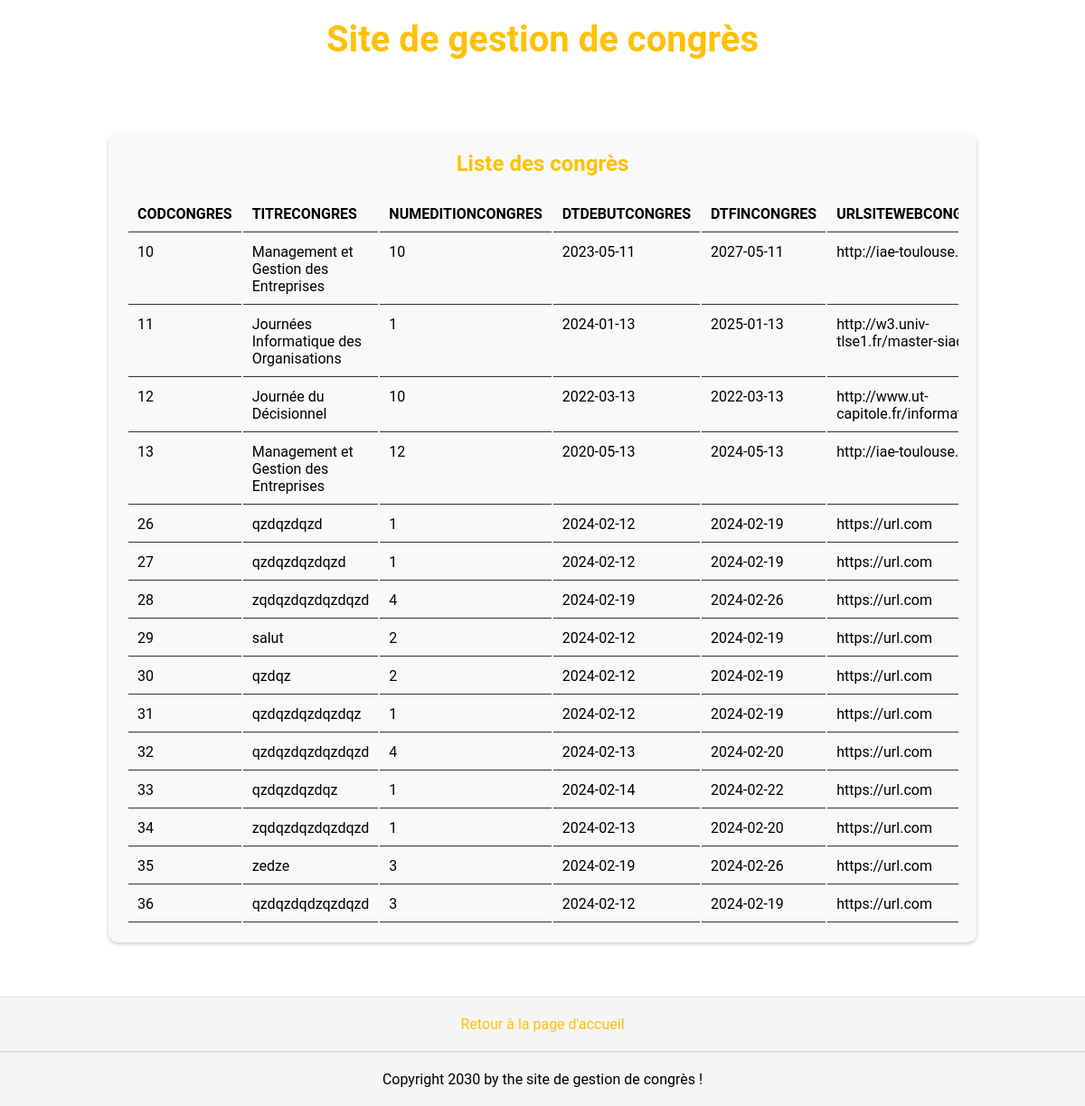
/congres, run on an earlier commit of the app's database.
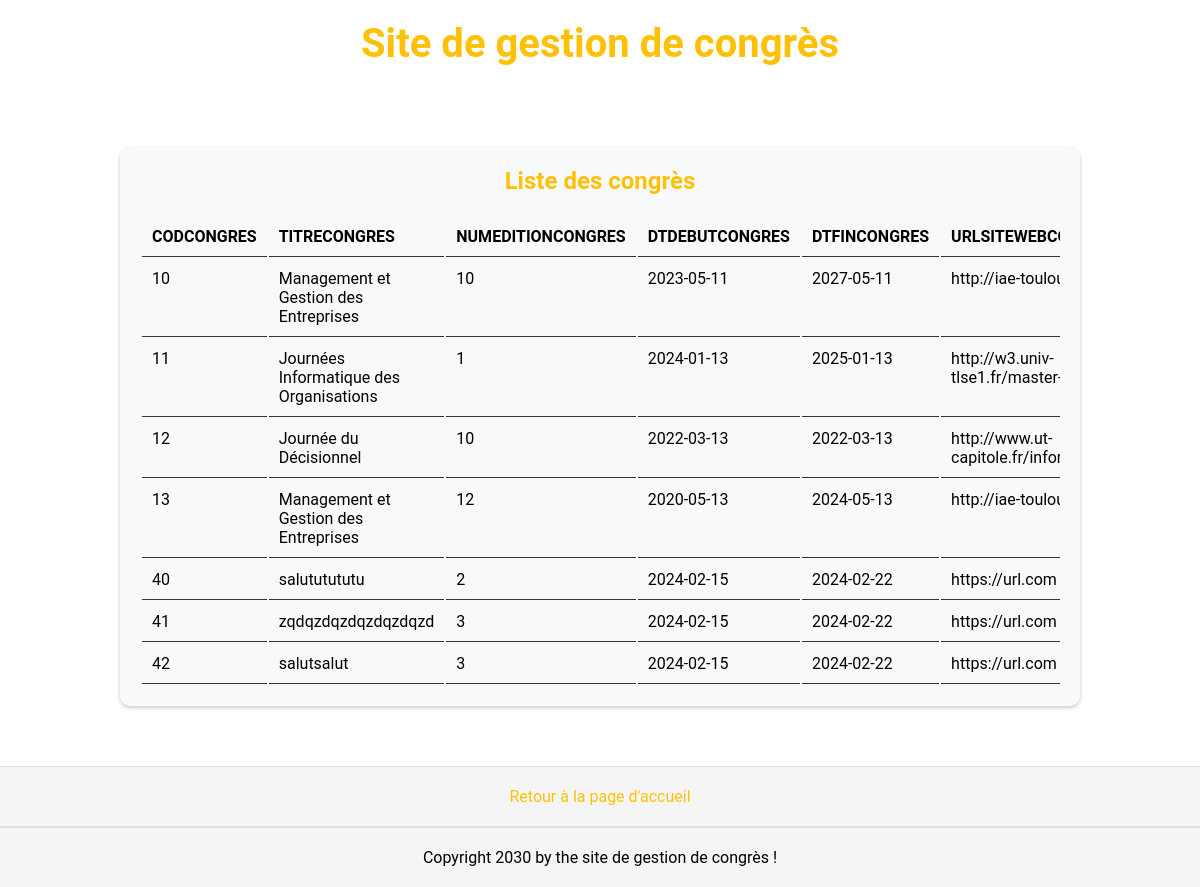
And on a later commit of the database.
### tables this page shows
CREATE TABLE `congres` (
  `CODCONGRES` INTEGER NOT NULL PRIMARY KEY AUTOINCREMENT,
  `TITRECONGRES` char(50) NOT NULL,
  `NUMEDITIONCONGRES` INTEGER  NOT NULL,
  `DTDEBUTCONGRES` date NOT NULL,
  `DTFINCONGRES` date NOT NULL,
  `URLSITEWEBCONGRES` varchar(50) NOT NULL
);

### app.py (the view)
@app.route("/congres")
def congres():
    connexion = create_connexion()
    query = "select * from congres;"
    result = query_db(connexion, query)
    print(result)
    data = result[0]
    metadata = result[1]
    column = [meta[0] for meta in metadata]
    connexion.close()
    return render_template("congres.html", data=data, column=column)

### app.py (called while the page is built)
def create_connexion():
    if not os.path.exists(db_path):
        raise ValueError("Le chemin n'existe pas")
    try:
        connection = sqlite3.connect(db_path)
    except:
        raise ValueError("Echec de la connexion ")
    return connection

def query_db(connexion, query, params=None):
    cursor = connexion.cursor()
    if params:
        cursor.execute(query, params)
    else:
        cursor.execute(query)
    result = cursor.fetchall()
    metadata = cursor.description
    return (result, metadata)

### templates/congres.html (shortened to what this page needs)
{% extends 'base.html' %}
{% block styles %}
<link rel="stylesheet" href="{{url_for('static', filename='congres.css')}}">
{% endblock %}
{% block content %}
<div class="container">
    <h2>Liste des congrès</h2>
    <div class="table-container">
        <table >
            <thead>
                <tr>
                    {% for title in column %}
                    <th>{{ title }}</th>
                    {% endfor %}
                </tr>
            </thead>
            <tbody>
                {% for congres in data %}
                <tr>
                    <td>{{congres[0]}}</td>
                    <td>{{congres[1]}}</td>
                    <td>{{congres[2]}}</td>
                    <td>{{congres[3]}}</td>
                    <td>{{congres[4]}}</td>
                    <td>{{congres[5]}}</td>
                </tr>
                {% endfor %}
            </tbody>
        </table>
    </div>
</div>
{% endblock %}

What changed in the data, as far as the page shows it:
removed congres: CODCONGRES "26", TITRECONGRES "qzdqzdqzd", NUMEDITIONCONGRES "1", DTDEBUTCONGRES "2024-02-12", DTFINCONGRES "2024-02-19", URLSITEWEBCONGRES "https://url.com"
removed congres: CODCONGRES "27", TITRECONGRES "qzdqzdqzdqzd", NUMEDITIONCONGRES "1", DTDEBUTCONGRES "2024-02-12", DTFINCONGRES "2024-02-19", URLSITEWEBCONGRES "https://url.com"
removed congres: CODCONGRES "28", TITRECONGRES "zqdqzdqzdqzdqzd", NUMEDITIONCONGRES "4", DTDEBUTCONGRES "2024-02-19", DTFINCONGRES "2024-02-26", URLSITEWEBCONGRES "https://url.com"
removed congres: CODCONGRES "29", TITRECONGRES "salut", NUMEDITIONCONGRES "2", DTDEBUTCONGRES "2024-02-12", DTFINCONGRES "2024-02-19", URLSITEWEBCONGRES "https://url.com"
removed congres: CODCONGRES "30", TITRECONGRES "qzdqz", NUMEDITIONCONGRES "2", DTDEBUTCONGRES "2024-02-12", DTFINCONGRES "2024-02-19", URLSITEWEBCONGRES "https://url.com"
removed congres: CODCONGRES "31", TITRECONGRES "qzdqzdqzdqzdqz", NUMEDITIONCONGRES "1", DTDEBUTCONGRES "2024-02-12", DTFINCONGRES "2024-02-19", URLSITEWEBCONGRES "https://url.com"
removed congres: CODCONGRES "32", TITRECONGRES "qzdqzdqzdqzdqzd", NUMEDITIONCONGRES "4", DTDEBUTCONGRES "2024-02-13", DTFINCONGRES "2024-02-20", URLSITEWEBCONGRES "https://url.com"
removed congres: CODCONGRES "33", TITRECONGRES "qzdqzdqzdqz", NUMEDITIONCONGRES "1", DTDEBUTCONGRES "2024-02-14", DTFINCONGRES "2024-02-22", URLSITEWEBCONGRES "https://url.com"
removed congres: CODCONGRES "34", TITRECONGRES "zqdqzdqzdqzdqzd", NUMEDITIONCONGRES "1", DTDEBUTCONGRES "2024-02-13", DTFINCONGRES "2024-02-20", URLSITEWEBCONGRES "https://url.com"
removed congres: CODCONGRES "35", TITRECONGRES "zedze", NUMEDITIONCONGRES "3", DTDEBUTCONGRES "2024-02-19", DTFINCONGRES "2024-02-26", URLSITEWEBCONGRES "https://url.com"
removed congres: CODCONGRES "36", TITRECONGRES "qzdqzdqdzqzdqzd", NUMEDITIONCONGRES "3", DTDEBUTCONGRES "2024-02-12", DTFINCONGRES "2024-02-19", URLSITEWEBCONGRES "https://url.com"
added congres: CODCONGRES "40", TITRECONGRES "salututututu", NUMEDITIONCONGRES "2", DTDEBUTCONGRES "2024-02-15", DTFINCONGRES "2024-02-22", URLSITEWEBCONGRES "https://url.com"
added congres: CODCONGRES "41", TITRECONGRES "zqdqzdqzdqzdqzdqzd", NUMEDITIONCONGRES "3", DTDEBUTCONGRES "2024-02-15", DTFINCONGRES "2024-02-22", URLSITEWEBCONGRES "https://url.com"
added congres: CODCONGRES "42", TITRECONGRES "salutsalut", NUMEDITIONCONGRES "3", DTDEBUTCONGRES "2024-02-15", DTFINCONGRES "2024-02-22", URLSITEWEBCONGRES "https://url.com"
